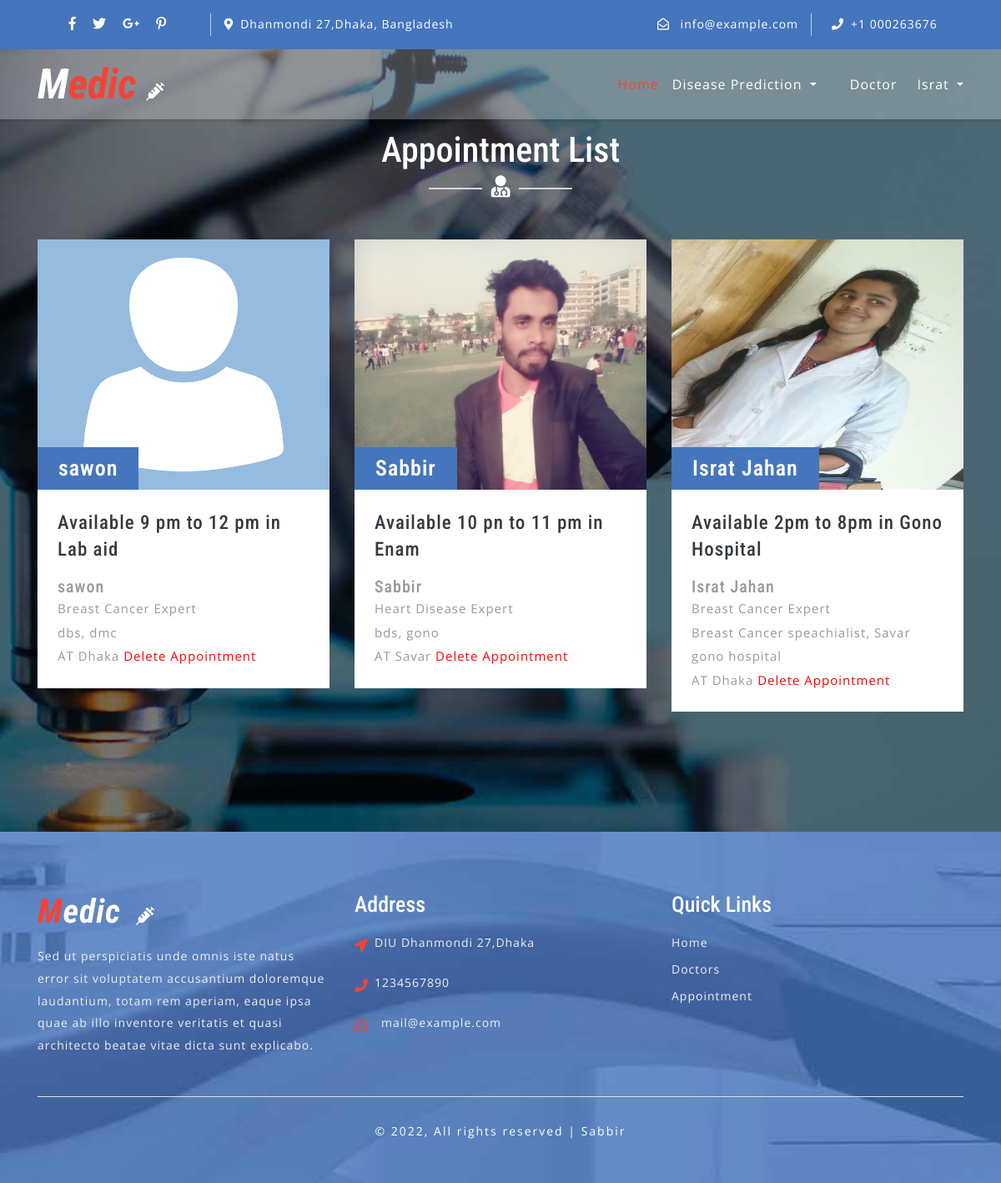
Screenshot of /appoinment/doctor/appointment/ (signed in) with the database file from the repository.
### accounts/models.py (models this page shows, shortened)
class User(AbstractUser):
    username = None
    role = models.CharField(max_length=12, error_messages={
        'required': "Role must be provided"
    })
    gender = models.CharField(max_length=10, blank=True, null=True, default="")
    email = models.EmailField(unique=True, blank=False,
                              error_messages={
                                  'unique': "A user with that email already exists.",
                              })
    phone_number = models.CharField(unique=True, blank=True, null=True, max_length=20,
                                    error_messages={
                                        'unique': "A user with that phone number already exists."
                                    })
    USERNAME_FIELD = "email"
    REQUIRED_FIELDS = []
    objects = UserManager()

### appoinment/models.py (models this page shows, shortened)
class Appointment(models.Model):
    user = models.ForeignKey(User, on_delete=models.CASCADE)
    full_name = models.CharField(max_length=100)
    image = models.ImageField(null=True, blank=True,default='avatar.png', upload_to='avatars/')
    location = models.CharField(max_length=100)
    start_time = models.CharField(max_length=10)
    end_time = models.CharField(max_length=10)
    qualification_name = models.CharField(max_length=100)
    institute_name = models.CharField(max_length=100)
    hospital_name = models.CharField(max_length=100)
    department = models.CharField(choices=department, max_length=100)
    created_at = models.DateTimeField(default=timezone.now)

### appoinment/views.py (the view)
# urls.py: path('doctor/appointment/', AppointmentListView.as_view(), name='doctor-appointment'),
class AppointmentListView(ListView):
    model = Appointment
    template_name = 'appointment/appointment.html'
    context_object_name = 'appointment'
    @method_decorator(login_required(login_url=reverse_lazy('login')))
    @method_decorator(user_is_doctor)
    def dispatch(self, request, *args, **kwargs):
        return super().dispatch(self.request, *args, **kwargs)
    def get_queryset(self):
        return self.model.objects.filter(user_id=self.request.user.id).order_by('-id')

### appoinment/templates/appointment/appointment.html (shortened to what this page needs)
{% extends 'base.html' %}
{% load static %}
{% block content %}
	<div class="blog-w3ls py-5" id="blog">
		<div class="container py-xl-5 py-lg-3">
			<div class="w3ls-titles text-center mb-5">
				<h3 class="title text-white">Appointment List</h3>
				<span>
					<i class="fas fa-user-md text-white"></i>
				</span>
            </div>
			<div class="row package-grids mt-5 ">
                {% for apt in appointment %}
				<div class="col-md-4 pricing mb-5">
					<div class="price-top">
						<a href="single.html">
							<img style="height: 300px; width: 400px;" src="{{ apt.image.url }}" alt="" class="img-fluid" />
						</a>
						<h3>{{ apt.full_name }}
						</h3>
					</div>
					<div class="price-bottom p-4">
						<h4 class="text-dark mb-3">Available {{ apt.start_time }} to {{ apt.end_time }} in {{ apt.hospital_name }}</h4>
						<a href="single.html">
                            <h5>{{ apt.full_name }}</h5>
                            <p>{{ apt.department }} Expert</p>
                              <p>{{ apt.qualification_name }}, {{ apt.institute_name }}</p>
                              <p> AT {{ apt.location }}
                                  <a  style="color: red" href="{% url 'delete-appointment' apt.id %}">Delete Appointment</a>
                              </p>
					</div>
                </div>
                {% endfor %}
            </div>
		</div>
	</div>
{% endblock %}

### home/templates/base.html (shortened to what this page needs)
{% load static %}
<!DOCTYPE html>
<html lang="zxx">
    {% include "partials/head.html" %}
<body>
    {% include 'partials/navbar.html' %}
    {% block content %}
    {% endblock %}
    {% include 'partials/footer.html' %}
</body>
</html>

### home/templates/partials/head.html (shortened to what this page needs)
<head>
	{% load static %}
	<link rel="stylesheet" href="{% static '' %}css/bootstrap.css">
	<link rel="stylesheet" href="{% static '' %}css/style.css" type="text/css" media="all" />
	<link rel="stylesheet" href="{% static '' %}css/fontawesome-all.css">
</head>

### home/templates/partials/navbar.html (shortened to what this page needs)
	<header>
		<div class="top-bar py-3">
			<div class="container">
				<div class="row">
					<div class="col-lg-7 top-social-agile">
						<div class="row">
							<ul class="col-lg-4 col-6 top-right-info text-center">
								<li>
									<a href="#">
										<i class="fab fa-facebook-f"></i>
									</a>
								</li>
								<li class="mx-3">
									<a href="#">
										<i class="fab fa-twitter"></i>
									</a>
								</li>
								<li>
									<a href="#">
										<i class="fab fa-google-plus-g"></i>
									</a>
								</li>
								<li class="ml-3">
									<a href="#">
										<i class="fab fa-pinterest-p"></i>
									</a>
								</li>
							</ul>
							<div class="col-6 header-top_w3layouts pl-3 text-lg-left text-center">
								<p class="text-white">
									<i class="fas fa-map-marker-alt mr-2"></i>Dhanmondi 27,Dhaka, Bangladesh</p>
							</div>
						</div>
					</div>
					<div class="col-lg-5 top-social-agile text-lg-right text-center">
						<div class="row">
							<div class="col-lg-7 col-6 top-w3layouts">
								<p class="text-white">
									<i class="far fa-envelope-open mr-2"></i>
									<a href="" class="text-white">info@example.com</a>
								</p>
							</div>
							<div class="col-lg-5 col-6 header-w3layouts pl-4 text-lg-left">
								<p class="text-white">
									<i class="fas fa-phone mr-2"></i>+1 000263676</p>
							</div>
						</div>
					</div>
				</div>
			</div>
		</div>
	</header>
	<div id="home">
		<div class="main-top py-1">
			<nav class="navbar navbar-expand-lg navbar-light fixed-navi">
				<div class="container">
					<h1>
						<a class="navbar-brand font-weight-bold font-italic" href="{% url 'home' %}">
							<span>M</span>edic
							<i class="fas fa-syringe"></i>
						</a>
					</h1>
					<div class="collapse navbar-collapse text-center" id="navbarSupportedContent">
						<ul class="navbar-nav ml-lg-auto">
							<li class="nav-item active mt-lg-0 mt-3">
								<a class="nav-link" href="{% url 'home' %}">Home
								</a>
							</li>
							<li class="nav-item dropdown nav-item  mx-lg-3 my-lg-0 my-3">
								<a class="nav-link dropdown-toggle" href="#" id="navbarDropdown" role="button" data-toggle="dropdown"
								    aria-haspopup="true" aria-expanded="false">
									Disease Prediction
								</a>
							</li>
							<li class="nav-item mx-lg-4">
								<a class="nav-link" href="{% url 'doctor' %}">Doctor</a>
							</li>
							{% if request.user.is_authenticated and request.user.role == 'doctor' %}
							<li class="nav-item dropdown">
								<a class="nav-link dropdown-toggle" href="#" id="navbarDropdown" role="button" data-toggle="dropdown"
									aria-haspopup="true" aria-expanded="false">
									{{ request.user.first_name }}
								</a>
							</li>
						{% endif %}
					</div>
				</div>
			</nav>
		</div>
	</div>

### home/templates/partials/footer.html
	<footer>
		<div class="w3ls-footer-grids pt-sm-4 pt-3">
			<div class="container py-xl-5 py-lg-3">
				<div class="row">
					<div class="col-md-4 w3l-footer">
						<h2 class="mb-sm-3 mb-2">
							<a href="index.html" class="text-white font-italic font-weight-bold">
								<span>M</span>edic
								<i class="fas fa-syringe ml-2"></i>
							</a>
						</h2>
						<p>Sed ut perspiciatis unde omnis iste natus error sit voluptatem accusantium doloremque laudantium, totam rem
							aperiam,
							eaque ipsa quae ab illo inventore veritatis et quasi architecto beatae vitae dicta sunt explicabo.</p>
					</div>
					<div class="col-md-4 w3l-footer my-md-0 my-4">
						<h3 class="mb-sm-3 mb-2 text-white">Address</h3>
						<ul class="list-unstyled">
							<li>
								<i class="fas fa-location-arrow float-left"></i>
								<p class="ml-4">DIU
									<span>Dhanmondi 27,</span>Dhaka </p>
								<div class="clearfix"></div>
							</li>
							<li class="my-3">
								<i class="fas fa-phone float-left"></i>
								<p class="ml-4">1234567890</p>
								<div class="clearfix"></div>
							</li>
							<li>
								<i class="far fa-envelope-open float-left"></i>
								<a href="mailto:info@example.com" class="ml-3">mail@example.com</a>
								<div class="clearfix"></div>
							</li>
						</ul>
					</div>
					<div class="col-md-4 w3l-footer">
						<h3 class="mb-sm-3 mb-2 text-white">Quick Links</h3>
						<div class="nav-w3-l">
							<ul class="list-unstyled">
								<li>
									<a href="/">Home</a>
								</li>
								<li class="mt-2">
									<a href="{% url 'doctor' %}">Doctors</a>
								</li>
								<li class="mt-2">
									<a href="{% url 'doctor-appointment' %}">Appointment</a>
								</li>
							</ul>
						</div>
					</div>
				</div>
				<div class="border-top mt-5 pt-lg-4 pt-3 pb-lg-0 pb-3 text-center">
					<p class="copy-right-grids mt-lg-1">&copy; {% now 'Y' %},  All rights reserved |
						<a style="color:white;" href="http://diusabbir.herokuapp.com/" target="_blank">Sabbir</a>
					</p>
				</div>
			</div>
		</div>
	</footer>

### home/templates/partials/scripts.html (shortened to what this page needs)
{% load static %}

### home/static/css/style.css (style rules this page uses)
body { padding: 0; margin: 0; background: #FFF; font-family: 'Open Sans', sans-serif; }
body a { transition: 0.5s all; -webkit-transition: 0.5s all; -moz-transition: 0.5s all; -o-transition: 0.5s all; -ms-transition: 0.5s all; text-decoration: none; }
h1, h2, h3, h4, h5, h6 { margin: 0; padding: 0; font-family: 'Roboto Condensed', sans-serif; }
p { margin: 0; padding: 0; font-family: 'Open Sans', sans-serif; font-size: 15px; letter-spacing: 1px; line-height: 1.9; color: #999; }
ul, ol { margin: 0; padding: 0; }
.top-bar { background: #4575bd; }
.top-right-info li i { color: #fff; transition: 0.5s all; -webkit-transition: 0.5s all; -moz-transition: 0.5s all; -o-transition: 0.5s all; -ms-transition: 0.5s all; }
.top-right-info li { display: inline-block; }
.header-top_w3layouts p, .header-w3layouts p, .top-w3layouts p { font-size: 14px; }
.header-top_w3layouts, .header-w3layouts { border-left: 1px solid rgba(255, 255, 255, 0.63); }
div#home { position: relative; }
.main-top { position: absolute; z-index: 999; width: 100%; background: rgba(255, 255, 255, 0.26); box-shadow: 0 2px 3px 0 rgba(0, 0, 0, 0.1); -webkit-transition: background-color .1s ease-in-out; -moz-transition: background-color .1s ease-in-out; -ms-transition: background-color .1s ease-in-out; -o-transition: background-color .1s ease-in-out; transition: background-color .1s ease-in-out; }
.navbar-light .navbar-nav .nav-link { padding: 0; color: #fff; background: transparent; font-size: 16px; letter-spacing: 1px; }
.navbar-light .navbar-nav .show>.nav-link, .navbar-light .navbar-nav .active>.nav-link, .navbar-light .navbar-nav .nav-link.show, .navbar-light .navbar-nav .nav-link.active, .navbar-light .navbar-nav .nav-link:hover, .navbar-light .navbar-nav .nav-link:focus { color: #f44336; }
nav.fixed-navi ul { list-style: none; margin: 0; padding: 0; }
nav.fixed-navi ul li { float: left; }
a.navbar-brand { color: #f44336; font-size: 50px; padding: 0; }
.navbar-light .navbar-brand, .navbar-light .navbar-brand:hover, .navbar-light .navbar-brand:focus, .w3l-footer h2 a span { color: #f44336; }
a.navbar-brand span { color: #fff; }
a.navbar-brand i, .w3l-footer h2 a i { color: #fff; font-size: 22px; }
h3.title { color: #000; font-size: 42px; }
.w3ls-titles span { position: relative; }
.w3ls-titles span:before { content: " "; background: #d6d6d6; width: 64px; height: 2px; position: absolute; top: 9px; left: -75px; }
.w3ls-titles span:after { content: " "; background: #d6d6d6; width: 64px; height: 2px; position: absolute; top: 9px; right: -75px; }
.w3ls-titles i { color: #f44336; font-size: 26px; margin-top: 5px; }
.blog-w3ls { background: url(../images/bg4.jpg) no-repeat center; background-size: cover; -webkit-background-size: cover; -moz-background-size: cover; -o-background-size: cover; -moz-background-size: cover; }
.pricing { -webkit-transition: all 0.5s; -moz-transition: all 0.5s; -o-transition: all 0.5s; -ms-transition: all 0.5s; transition: all 0.5s; }
.price-top { position: relative; }
.price-top h3 { font-size: 26px; color: #fff; position: absolute; background: #4575bd; padding: 10px 25px; bottom: 0; letter-spacing: 1px; text-align: center; font-weight: 600; }
.price-bottom { background: #fff; }
.price-bottom h4 { font-size: 23px; line-height: 1.4; letter-spacing: 1px; }
.price-bottom a { color: #999; letter-spacing: 1px; font-size: 15px; }
footer { background: url(../images/bg3.jpg) no-repeat center fixed; background-size: cover; -webkit-background-size: cover; -moz-background-size: cover; -o-background-size: cover; -moz-background-size: cover; }
.w3l-footer h2 a { font-size: 40px; letter-spacing: 1px; }
.w3l-footer h3 { font-size: 26px; }
.w3l-footer p, .w3l-footer p a, .w3l-footer ul li a { font-size: 14px; color: #efefef; letter-spacing: 1px; }
.w3l-footer ul li i { color: #f44336; line-height: 2; }
p.copy-right-grids { font-size: 14px; color: #fff; letter-spacing: 2px; }
p.copy-right-grids a { color: #f44336; }

### rows the page displays
User: user.first_name "Israt"
Appointment: image (placeholder picture), full_name "sawon", start_time "9 pm", end_time "12 pm", hospital_name "Lab aid", department "Breast Cancer", qualification_name "dbs", institute_name "dmc", location "Dhaka"
Appointment: image (picture), full_name "Sabbir", start_time "10 pn", end_time "11 pm", hospital_name "Enam", department "Heart Disease", qualification_name "bds", institute_name "gono", location "Savar"
Appointment: image (picture), full_name "Israt Jahan", start_time "2pm", end_time "8pm", hospital_name "Gono Hospital", department "Breast Cancer", qualification_name "Breast Cancer speachialist", institute_name "Savar gono hospital", location "Dhaka"
